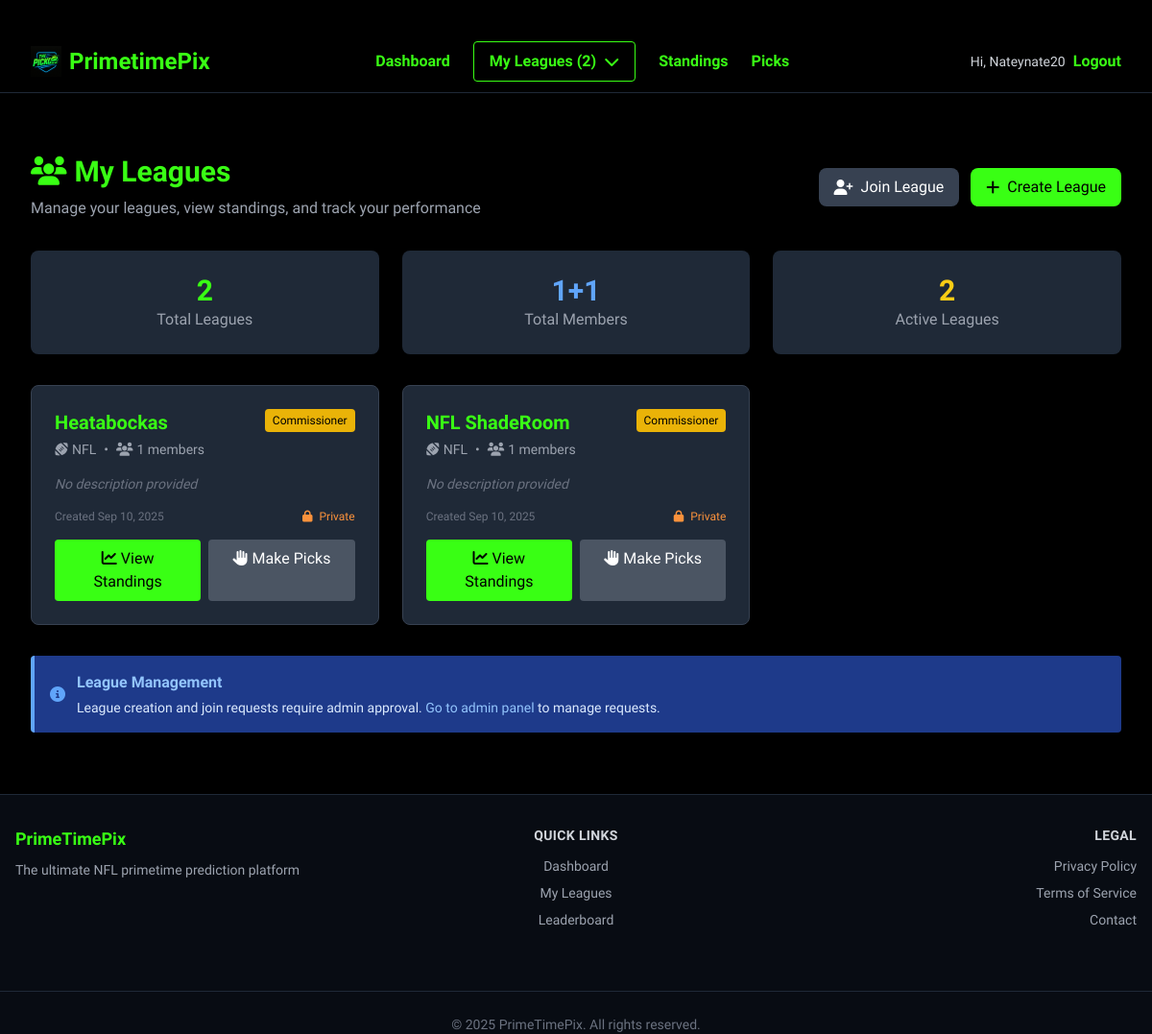
The page /leagues/league/ (signed in) on the database its author committed.
### apps/leagues/models.py (models this page shows, shortened)
class League(models.Model):
    name = models.CharField(max_length=100)
    commissioner = models.ForeignKey(User, on_delete=models.CASCADE, related_name='leagues_owned')
    sport = models.CharField(max_length=10, choices=[('NFL', 'NFL'), ('NBA', 'NBA')], default='NFL')
    description = models.TextField(blank=True, null=True)
    created_at = models.DateTimeField(auto_now_add=True)
    is_private = models.BooleanField(default=True)
    is_approved = models.BooleanField(default=True)
    members = models.ManyToManyField(
        User,
        through='LeagueMembership',
        related_name='leagues'
    )
    class Meta:
        ordering = ['-created_at']

### apps/leagues/views.py (the view)
# urls.py: path('league/', views.select_league, name='league_detail_no_id'),
@login_required
def select_league(request):
    leagues = League.objects.filter(
        members=request.user
    ).annotate(
        member_count=Count('members')
    ).select_related('commissioner')  # Optional: optimize commissioner queries
    context = {
        'leagues': leagues,
    }
    return render(request, 'select_league.html', context)

### apps/picks/context_processors.py (called while the page is built)
def user_leagues(request):
    if request.user.is_authenticated:
        leagues = League.objects.filter(is_approved=True, members=request.user)
        return {'user_leagues': leagues}
    return {'user_leagues': []}

### apps/leagues/templates/select_league.html (shortened to what this page needs)
{% extends 'nflpix/base.html' %}
{% block content %}
<div class="max-w-7xl mx-auto px-4 py-8">
    <div class="flex justify-between items-center mb-8">
        <div>
            <h1 class="text-3xl font-bold text-neon mb-2">
                <i class="fas fa-users mr-2"></i>My Leagues
            </h1>
            <p class="text-gray-400">Manage your leagues, view standings, and track your performance</p>
        </div>
        <div class="flex gap-3">
            <a href="{% url 'request_join_league' %}" class="bg-gray-700 hover:bg-gray-600 text-white px-4 py-2 rounded-lg font-medium transition-colors flex items-center">
                <i class="fas fa-user-plus mr-2"></i>Join League
            </a>
            <a href="{% url 'league_create_request' %}" class="bg-neon hover:bg-green-400 text-black px-4 py-2 rounded-lg font-medium transition-colors flex items-center">
                <i class="fas fa-plus mr-2"></i>Create League
            </a>
        </div>
    </div>
    {% if leagues %}
        <div class="grid grid-cols-1 md:grid-cols-3 gap-6 mb-8">
            <div class="bg-gray-800 rounded-lg p-6 text-center">
                <div class="text-3xl font-bold text-neon">{{ leagues.count }}</div>
                <div class="text-gray-400">Total Leagues</div>
            </div>
            <div class="bg-gray-800 rounded-lg p-6 text-center">
                <div class="text-3xl font-bold text-blue-400">
                    {% for league in leagues %}{{ league.member_count|add:0 }}{% if not forloop.last %}+{% endif %}{% endfor %}
                </div>
                <div class="text-gray-400">Total Members</div>
            </div>
            <div class="bg-gray-800 rounded-lg p-6 text-center">
                <div class="text-3xl font-bold text-yellow-400">
                    {{ leagues|length }}
                </div>
                <div class="text-gray-400">Active Leagues</div>
            </div>
        </div>
        <div class="grid grid-cols-1 md:grid-cols-2 lg:grid-cols-3 gap-6">
            {% for league in leagues %}
                <div class="bg-gray-800 rounded-lg p-6 hover:bg-gray-750 transition-colors border border-gray-700 hover:border-neon">
                    <div class="flex items-start justify-between mb-4">
                        <div>
                            <h3 class="text-xl font-bold text-neon mb-1">{{ league.name }}</h3>
                            <div class="flex items-center text-sm text-gray-400">
                                <i class="fas fa-football-ball mr-1"></i>
                                <span>{{ league.sport }}</span>
                                <span class="mx-2">•</span>
                                <i class="fas fa-users mr-1"></i>
                                <span>{{ league.member_count }} members</span>
                            </div>
                        </div>
                        {% if league.commissioner == user %}
                            <span class="bg-yellow-500 text-black text-xs px-2 py-1 rounded font-medium">
                                Commissioner
                            </span>
                        {% endif %}
                    </div>
                    {% if league.description %}
                        <p class="text-gray-300 text-sm mb-4 line-clamp-2">{{ league.description }}</p>
                    {% else %}
                        <p class="text-gray-500 text-sm mb-4 italic">No description provided</p>
                    {% endif %}
                    <div class="flex items-center justify-between text-xs text-gray-500 mb-4">
                        <span>Created {{ league.created_at|date:"M j, Y" }}</span>
                        <span class="{% if league.is_private %}text-orange-400{% else %}text-green-400{% endif %}">
                            <i class="fas {% if league.is_private %}fa-lock{% else %}fa-globe{% endif %} mr-1"></i>
                            {% if league.is_private %}Private{% else %}Public{% endif %}
                        </span>
                    </div>
                    <div class="flex gap-2">
                        <a href="{% url 'league_detail' league.id %}"
                           class="flex-1 bg-neon hover:bg-green-400 text-black text-center py-2 px-3 rounded font-medium transition-colors">
                            <i class="fas fa-chart-line mr-1"></i>View Standings
                        </a>
                        <a href="{% url 'schedule' %}?league={{ league.id }}"
                           class="flex-1 bg-gray-600 hover:bg-gray-500 text-white text-center py-2 px-3 rounded font-medium transition-colors">
                            <i class="fas fa-hand-paper mr-1"></i>Make Picks
                        </a>
                    </div>
                </div>
            {% endfor %}
        </div>
    {% endif %}
    <div class="mt-8 bg-blue-900 border-l-4 border-blue-400 p-4 rounded">
        <div class="flex items-center">
            <i class="fas fa-info-circle text-blue-400 mr-3"></i>
            <div>
                <h4 class="font-semibold text-blue-300">League Management</h4>
                <p class="text-blue-100 text-sm mt-1">
                    League creation and join requests require admin approval.
                    {% if user.is_staff %}
                        <a href="{% url 'admin:index' %}" class="text-blue-300 hover:underline">Go to admin panel</a> to manage requests.
                    {% else %}
                        You'll be notified when your requests are approved.
                    {% endif %}
                </p>
            </div>
        </div>
    </div>
</div>
{% endblock %}

### primetimepix/templates/nflpix/navbar.html (shortened to what this page needs)
{% load static %}
<nav class="bg-black border-b border-gray-800">
  <div class="max-w-7xl mx-auto px-4 sm:px-6 lg:px-8">
    <div class="flex justify-between items-center h-16">
      <a href="{% url 'landing_page' %}" class="flex items-center space-x-2">
        <img src="{% static 'img/pickemlogo.png' %}" alt="PrimetimePix Logo" class="h-8 w-auto">
        <span class="text-neon font-bold text-2xl font-orbitron">PrimetimePix</span>
      </a>
      <div class="hidden md:flex items-center space-x-6">
        <a href="{% url 'dashboard' %}" class="nav-link">Dashboard</a>
        {% if user.is_authenticated %}
          {% if user_leagues %}
            <div class="relative group">
              <button class="nav-link border border-neon text-neon px-4 py-2 rounded hover:bg-neon hover:text-black transition flex items-center">
                My Leagues ({{ user_leagues|length }})
                <i class="fas fa-chevron-down ml-2"></i>
              </button>
            </div>
          {% else %}
            <a href="{% url 'league_detail_no_id' %}" class="nav-link border border-gray-600 text-gray-400 px-4 py-2 rounded hover:border-neon hover:text-neon transition">
              Join a League
            </a>
          {% endif %}
        {% endif %}
        <a href="{% url 'standings' %}" class="nav-link">Standings</a>
        <a href="{% url 'schedule' %}" class="nav-link">Picks</a>
      </div>
      <div class="hidden md:flex items-center ml-4">
        {% if user.is_authenticated %}
          <span class="text-gray-300 text-sm">Hi, {{ user.username }}</span>
          <a href="{% url 'logout' %}" class="ml-2 nav-link">Logout</a>
        {% else %}
          <a href="{% url 'login' %}" class="nav-link">Login</a>
          <a href="{% url 'signup' %}" class="nav-link">Sign Up</a>
        {% endif %}
      </div>
    </div>
  </div>
</nav>

### primetimepix/static/css/style.css (style rules this page uses)
body { font-family: 'Orbitron', sans-serif; background-color: #000; color: #f0f0f0; padding-top: 32px; }
.nav-link { color: #39ff14; font-weight: 600; transition: all 0.2s ease-in-out; }

### rows shown on the page
League: member_count|add "1", name "Heatabockas", sport "NFL", member_count "1", shows "Commissioner", shows "No description provided", created_at "Sep 10, 2025", is_private True (drawn)
League: member_count|add "1", name "NFL ShadeRoom", sport "NFL", member_count "1", shows "Commissioner", shows "No description provided", created_at "Sep 10, 2025", is_private True (drawn)

### other values the page prints
{{ user_leagues|length }} "2"
{{ user.username }} "Nateynate20"
{{ leagues.count }} "2"
{{ leagues|length }} "2"
